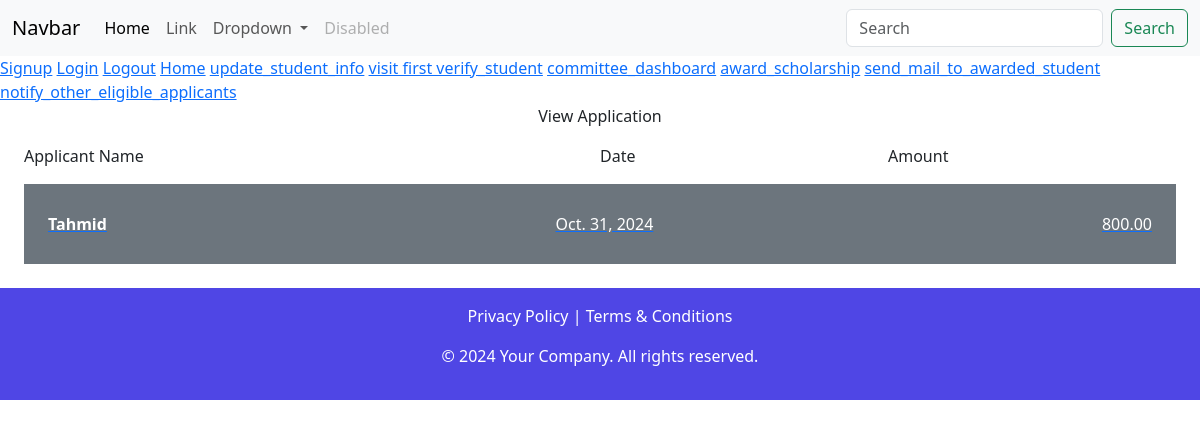
Page /student/awarded_student on the committed database.
### scholarship/models.py (models this page shows, shortened)
class Award(models.Model):
    student = models.ForeignKey(Student, on_delete=models.CASCADE)
    awarded_date = models.DateField(auto_now_add=True)
    amount = models.DecimalField(max_digits=10, decimal_places=2)
    season = models.CharField(
        max_length=50,
        choices=[
            ("Spring", "Spring"),
            ("Fall", "Fall"),
            ("Summer", "Summer"),
        ],
    )
    gets_scholarship = models.BooleanField(default=False)

class Student(models.Model):
    user = models.OneToOneField(settings.AUTH_USER_MODEL, on_delete=models.CASCADE)
    student_identity_number = models.CharField(max_length=10)
    ssn = models.CharField(max_length=9, null=True, blank=True, unique=True)
    user_gender = models.CharField(
        max_length=10,
        choices=[
            ("Male", "Male"),
            ("Female", "Female"),
        ],
        null=True,
    )
    date_of_birth = models.DateField(null=True)
    current_status = models.CharField(
        max_length=20,
        choices=[
            ("Freshman", "Freshman"),
            ("Sophomore", "Sophomore"),
            ("Junior", "Junior"),
            ("Senior", "Senior"),
        ],
    )
    cumulative_gpa = models.DecimalField(max_digits=5, decimal_places=2, null=True)
    credit_hours = models.IntegerField(null=True)
    department = models.CharField(max_length=20, null=True)
    eligible_for_application = models.BooleanField(default=False)

### auth_user/models.py (models this page shows, shortened)
class CustomUser(AbstractUser):
    state = models.CharField(
        max_length=20,
        choices=[
            ("Alabama", "Alabama"),
            ("Alaska", "Alaska"),
            ("Arizona", "Arizona"),
            ("Arkansas", "Arkansas"),
            ("California", "California"),
            ("Colorado", "Colorado"),
            ("Connecticut", "Connecticut"),
            ("Delaware", "Delaware"),
            ("Florida", "Florida"),
            ("Georgia", "Georgia"),
        ],
        null=True,
    )
    zipcode = models.IntegerField(null=True)
    mobile_number = models.CharField(max_length=15, blank=True, null=True)
    groups = models.ManyToManyField(
        "auth.Group",
        related_name="customuser_groups",  # Change related_name to prevent clash with auth.User.groups
        blank=True,
    )
    user_permissions = models.ManyToManyField(
        "auth.Permission",
        related_name="customuser_permissions",  # Change related_name to prevent clash with auth.User.user_permissions
        blank=True,
    )

### scholarship/views.py (the view)
# urls.py: path('awarded_student', views.awarded_student, name='awarded_student'),
def awarded_student(request):
    awards = Award.objects.filter(gets_scholarship=True)
    context = {
        "awards": awards,
    }
    return render(request, "awarded_student.html", context)

### templates/awarded_student.html (shortened to what this page needs)
{% extends 'base.html' %}
{% block content %}
  <div class="container-fluid">
    <div class="d-flex justify-content-center align-items-center">
      <p class="d-flex align-items-center">View Application</p>
    </div>
    <div class="container-fluid col-12">
      <div class="d-flex mb-3 justify-content-between align-items-center">
        <p class="col-6 mb-0">Applicant Name</p>
        <p class="col-3 mb-0">Date</p>
        <p class="col-3 mb-0">Amount</p>
      </div>
      {% for award in awards %}
        <a href="{% url 'info_send' award.student_id %}">
          <div class="bg-secondary text-white p-4 mb-4 d-flex justify-content-between align-items-center" style="height: 80px;">
            <p class="mb-0">
              <strong>{{ award.student.user.username }}</strong>
            </p>
            <p class="mb-0">{{ award.awarded_date }}</p>
            <p class="mb-0">{{ award.amount }}</p>
          </div>
        </a>
      {% endfor %}
    </div>
  </div>
{% endblock %}

### rows in the picture
Award: student.user.username "Tahmid", awarded_date "Oct. 31, 2024", amount "800.00"
